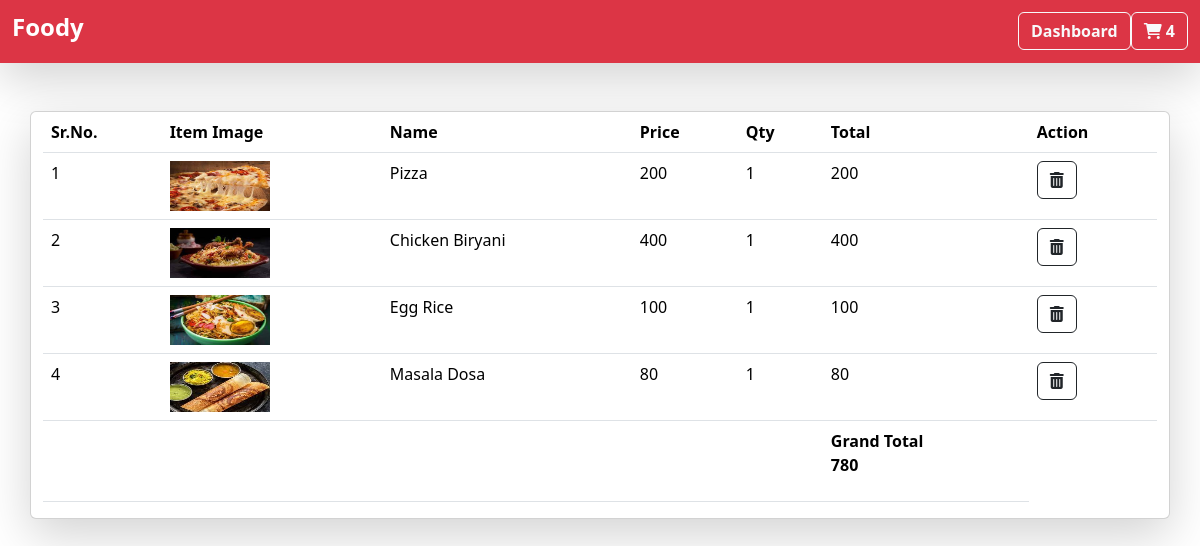
The app's page /cart/ (signed in) with its own data.
### foody/models.py (models this page shows, shortened)
class BaseModel(models.Model):
    uid = models.UUIDField(default = uuid.uuid4, editable = False, primary_key = True)
    created_at = models.DateField(auto_now_add = True)
    updated_at = models.DateField(auto_now_add = True)
    class Meta:
        abstract = True

class CartItems(BaseModel):
    cart = models.ForeignKey(Cart, on_delete = models.CASCADE, related_name = "cart_items")
    food = models.ForeignKey(Food, on_delete = models.CASCADE)

class Food(BaseModel):
    category = models.ForeignKey(FoodCategory, on_delete = models.CASCADE, related_name = 'food')
    food_name = models.CharField(max_length =  100)
    price = models.IntegerField(default = 100)
    image = models.ImageField(upload_to = 'food')

class Cart(BaseModel):
    user = models.ForeignKey(User, null = True, blank = True, on_delete = models.SET_NULL, related_name = "cart")
    is_paid = models.BooleanField(default = False)
    def order_total(self):
        return CartItems.objects.filter(cart = self).aggregate(Sum('food__price'))['food__price__sum']

### foody/views.py (the view)
# urls.py: path('cart/', cart, name = 'cart'),
def cart(request):
    cart = Cart.objects.get(user = request.user, is_paid = False)
    context = {'cart' : cart}
    return render(request, 'cart.html', context)

### foody/templates/cart.html
{% extends "base.html" %}
{% block start %}
<div class="container card shadow-lg mt-5">
    <table class="table">
        <thead>
            <tr>
                <th scope="col">Sr.No.</th>
                <th scope="col">Item Image</th>
                <th scope="col">Name</th>
                <th scope="col">Price</th>
                <th scope="col">Qty</th>
                <th scope="col">Total</th>
                <th scope="col">Action</th>
            </tr>
        </thead>
        <tbody>
            {% for item in cart.cart_items.all %}
            <tr>
                <td>{{ forloop.counter }}</td>
                <td><img src="/media/{{ item.food.image }}" style="height:50px; width:100px"></td>
                <td>{{ item.food.food_name }}</td>
                <td>{{ item.food.price }}</td>
                <td>1</td>
                <td>{{ item.food.price }}</td>
                <td><a href="{% url 'remove_cart_item' item.uid %}" class="btn btn-outline-dark"><i class="fa-solid fa-trash-can"></i></a></td>
            {% endfor %}
            </tr>
            <tr>
                <td></td>
                <td></td>
                <td></td>
                <td></td>
                <td></td>
                <td>
                    <b>Grand Total</b>
                    <p><b>{{ cart.order_total }}</b></p>
                </td>
            </tr>
        </tbody>
    </table>
</div>
{% endblock %}

### foody/templates/base.html (shortened to what this page needs)
<!doctype html>
<html lang="en">
<head>
	<link href="https://cdn.jsdelivr.net/npm/bootstrap@5.3.2/dist/css/bootstrap.min.css" rel="stylesheet"
>
	<link rel="stylesheet" href="https://cdnjs.cloudflare.com/ajax/libs/font-awesome/6.0.0/css/all.min.css">
</head>
<body>
	<nav class="navbar navbar-dark bg-danger shadow-lg">
		<div class="container-fluid position-relative">
			<a href="/" class="navbar-brand"><h4><b>Foody</b></h4></a>
			<div class="d-flex">
				{% if request.user.is_authenticated %}
					<a href="/" class="btn btn-outline-light"><b>Dashboard</b></a>
				{% else %}
					<a href="{% url 'login' %}" class="navbar-brand"><b>Login</b></a>
					<a href="{% url 'register' %}" class="navbar-brand"><b>Register</b></a>
				{% endif %}
				<a href="{% url 'cart' %}" class="btn btn-outline-light"><i class="fa-solid fa-cart-shopping"></i><b>  {{ request.user.cart_count }}</b></a>
			</div>
		</div>
	</nav>
	{% block start%}
	{% endblock %}
</body>
</html>

### records on screen
CartItems: food.image (picture), food.food_name "Pizza", food.price "200"
CartItems: food.image (picture), food.food_name "Chicken Biryani", food.price "400"
CartItems: food.image (picture), food.food_name "Egg Rice", food.price "100"
CartItems: food.image (picture), food.food_name "Masala Dosa", food.price "80"
Cart: order_total "780"

### other values on screen
{{ request.user.cart_count }} "4"
